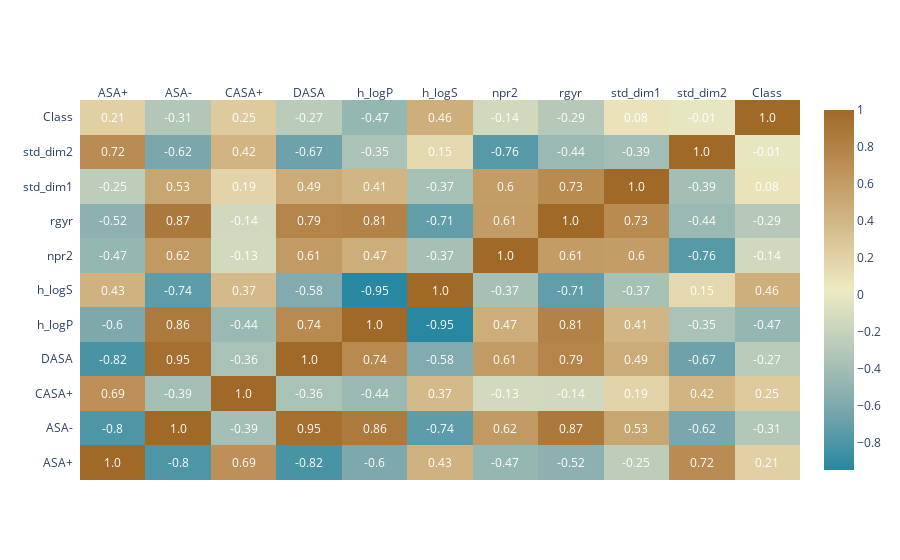

Notebook cell for this chart:
### Code cell
import plotly.figure_factory as ff

corrs = best_attr_data.corr()

figure = ff.create_annotated_heatmap(
    z=corrs.values,
    x=list(corrs.columns),
    y=list(corrs.index),
    colorscale='Earth',
    annotation_text=corrs.round(2).values,
    showscale=True, reversescale=True)

figure.show()

### Figure 1 — Plotly figure (JSON) as saved in the notebook; plotly's stock layout.template omitted (floating-point values rounded to 4 significant figures)
{"data": [{"colorscale": [[0, "rgb(161, 105, 40)"], [0.1667, "rgb(189, 146, 90)"], [0.3333, "rgb(214, 189, 141)"], [0.5, "rgb(237, 234, 194)"], [0.6667, "rgb(181, 200, 184)"], [0.8333, "rgb(121, 167, 172)"], [1, "rgb(40, 135, 161)"]], "reversescale": true, "showscale": true, "type": "heatmap", "x": ["ASA+", "ASA-", "CASA+", "DASA", "h_logP", "h_logS", "npr2", "rgyr", "std_dim1", "std_dim2", "Class"], "y": ["ASA+", "ASA-", "CASA+", "DASA", "h_logP", "h_logS", "npr2", "rgyr", "std_dim1", "std_dim2", "Class"], "z": [[1, -0.7988, 0.691, -0.818, -0.5981, 0.4337, -0.4691, -0.519, -0.2525, 0.7218, 0.2132], [-0.7988, 1, -0.3882, 0.9529, 0.8619, -0.7351, 0.6189, 0.8709, 0.5269, -0.619, -0.3097], [0.691, -0.3882, 1, -0.3601, -0.4427, 0.3732, -0.1277, -0.1431, 0.1864, 0.4199, 0.249], [-0.818, 0.9529, -0.3601, 1, 0.7394, -0.5805, 0.6136, 0.7851, 0.4888, -0.6691, -0.2722], [-0.5981, 0.8619, -0.4427, 0.7394, 1, -0.9459, 0.4678, 0.806, 0.4101, -0.3525, -0.4676], [0.4337, -0.7351, 0.3732, -0.5805, -0.9459, 1, -0.3744, -0.7121, -0.3698, 0.1496, 0.4566], [-0.4691, 0.6189, -0.1277, 0.6136, 0.4678, -0.3744, 1, 0.6075, 0.6016, -0.7578, -0.1372], [-0.519, 0.8709, -0.1431, 0.7851, 0.806, -0.7121, 0.6075, 1, 0.732, -0.4437, -0.2901], [-0.2525, 0.5269, 0.1864, 0.4888, 0.4101, -0.3698, 0.6016, 0.732, 1, -0.394, 0.07518], [0.7218, -0.619, 0.4199, -0.6691, -0.3525, 0.1496, -0.7578, -0.4437, -0.394, 1, -0.01299], [0.2132, -0.3097, 0.249, -0.2722, -0.4676, 0.4566, -0.1372, -0.2901, 0.07518, -0.01299, 1]]}], "layout": {"annotations": [{"font": {"color": "#FFFFFF"}, "showarrow": false, "text": "1.0", "x": "ASA+", "xref": "x", "y": "ASA+", "yref": "y"}, {"font": {"color": "#FFFFFF"}, "showarrow": false, "text": "-0.8", "x": "ASA-", "xref": "x", "y": "ASA+", "yref": "y"}, {"font": {"color": "#FFFFFF"}, "showarrow": false, "text": "0.69", "x": "CASA+", "xref": "x", "y": "ASA+", "yref": "y"}, {"font": {"color": "#FFFFFF"}, "showarrow": false, "text": "-0.82", "x": "DASA", "xref": "x", "y": "ASA+", "yref": "y"}, {"font": {"color": "#FFFFFF"}, "showarrow": false, "text": "-0.6", "x": "h_logP", "xref": "x", "y": "ASA+", "yref": "y"}, {"font": {"color": "#FFFFFF"}, "showarrow": false, "text": "0.43", "x": "h_logS", "xref": "x", "y": "ASA+", "yref": "y"}, {"font": {"color": "#FFFFFF"}, "showarrow": false, "text": "-0.47", "x": "npr2", "xref": "x", "y": "ASA+", "yref": "y"}, {"font": {"color": "#FFFFFF"}, "showarrow": false, "text": "-0.52", "x": "rgyr", "xref": "x", "y": "ASA+", "yref": "y"}, {"font": {"color": "#FFFFFF"}, "showarrow": false, "text": "-0.25", "x": "std_dim1", "xref": "x", "y": "ASA+", "yref": "y"}, {"font": {"color": "#FFFFFF"}, "showarrow": false, "text": "0.72", "x": "std_dim2", "xref": "x", "y": "ASA+", "yref": "y"}, {"font": {"color": "#FFFFFF"}, "showarrow": false, "text": "0.21", "x": "Class", "xref": "x", "y": "ASA+", "yref": "y"}, {"font": {"color": "#FFFFFF"}, "showarrow": false, "text": "-0.8", "x": "ASA+", "xref": "x", "y": "ASA-", "yref": "y"}, {"font": {"color": "#FFFFFF"}, "showarrow": false, "text": "1.0", "x": "ASA-", "xref": "x", "y": "ASA-", "yref": "y"}, {"font": {"color": "#FFFFFF"}, "showarrow": false, "text": "-0.39", "x": "CASA+", "xref": "x", "y": "ASA-", "yref": "y"}, {"font": {"color": "#FFFFFF"}, "showarrow": false, "text": "0.95", "x": "DASA", "xref": "x", "y": "ASA-", "yref": "y"}, {"font": {"color": "#FFFFFF"}, "showarrow": false, "text": "0.86", "x": "h_logP", "xref": "x", "y": "ASA-", "yref": "y"}, {"font": {"color": "#FFFFFF"}, "showarrow": false, "text": "-0.74", "x": "h_logS", "xref": "x", "y": "ASA-", "yref": "y"}, {"font": {"color": "#FFFFFF"}, "showarrow": false, "text": "0.62", "x": "npr2", "xref": "x", "y": "ASA-", "yref": "y"}, {"font": {"color": "#FFFFFF"}, "showarrow": false, "text": "0.87", "x": "rgyr", "xref": "x", "y": "ASA-", "yref": "y"}, {"font": {"color": "#FFFFFF"}, "showarrow": false, "text": "0.53", "x": "std_dim1", "xref": "x", "y": "ASA-", "yref": "y"}, {"font": {"color": "#FFFFFF"}, "showarrow": false, "text": "-0.62", "x": "std_dim2", "xref": "x", "y": "ASA-", "yref": "y"}, {"font": {"color": "#FFFFFF"}, "showarrow": false, "text": "-0.31", "x": "Class", "xref": "x", "y": "ASA-", "yref": "y"}, {"font": {"color": "#FFFFFF"}, "showarrow": false, "text": "0.69", "x": "ASA+", "xref": "x", "y": "CASA+", "yref": "y"}, {"font": {"color": "#FFFFFF"}, "showarrow": false, "text": "-0.39", "x": "ASA-", "xref": "x", "y": "CASA+", "yref": "y"}, {"font": {"color": "#FFFFFF"}, "showarrow": false, "text": "1.0", "x": "CASA+", "xref": "x", "y": "CASA+", "yref": "y"}, {"font": {"color": "#FFFFFF"}, "showarrow": false, "text": "-0.36", "x": "DASA", "xref": "x", "y": "CASA+", "yref": "y"}, {"font": {"color": "#FFFFFF"}, "showarrow": false, "text": "-0.44", "x": "h_logP", "xref": "x", "y": "CASA+", "yref": "y"}, {"font": {"color": "#FFFFFF"}, "showarrow": false, "text": "0.37", "x": "h_logS", "xref": "x", "y": "CASA+", "yref": "y"}, {"font": {"color": "#FFFFFF"}, "showarrow": false, "text": "-0.13", "x": "npr2", "xref": "x", "y": "CASA+", "yref": "y"}, {"font": {"color": "#FFFFFF"}, "showarrow": false, "text": "-0.14", "x": "rgyr", "xref": "x", "y": "CASA+", "yref": "y"}, {"font": {"color": "#FFFFFF"}, "showarrow": false, "text": "0.19", "x": "std_dim1", "xref": "x", "y": "CASA+", "yref": "y"}, {"font": {"color": "#FFFFFF"}, "showarrow": false, "text": "0.42", "x": "std_dim2", "xref": "x", "y": "CASA+", "yref": "y"}, {"font": {"color": "#FFFFFF"}, "showarrow": false, "text": "0.25", "x": "Class", "xref": "x", "y": "CASA+", "yref": "y"}, {"font": {"color": "#FFFFFF"}, "showarrow": false, "text": "-0.82", "x": "ASA+", "xref": "x", "y": "DASA", "yref": "y"}, {"font": {"color": "#FFFFFF"}, "showarrow": false, "text": "0.95", "x": "ASA-", "xref": "x", "y": "DASA", "yref": "y"}, {"font": {"color": "#FFFFFF"}, "showarrow": false, "text": "-0.36", "x": "CASA+", "xref": "x", "y": "DASA", "yref": "y"}, {"font": {"color": "#FFFFFF"}, "showarrow": false, "text": "1.0", "x": "DASA", "xref": "x", "y": "DASA", "yref": "y"}, {"font": {"color": "#FFFFFF"}, "showarrow": false, "text": "0.74", "x": "h_logP", "xref": "x", "y": "DASA", "yref": "y"}, {"font": {"color": "#FFFFFF"}, "showarrow": false, "text": "-0.58", "x": "h_logS", "xref": "x", "y": "DASA", "yref": "y"}, {"font": {"color": "#FFFFFF"}, "showarrow": false, "text": "0.61", "x": "npr2", "xref": "x", "y": "DASA", "yref": "y"}, {"font": {"color": "#FFFFFF"}, "showarrow": false, "text": "0.79", "x": "rgyr", "xref": "x", "y": "DASA", "yref": "y"}, {"font": {"color": "#FFFFFF"}, "showarrow": false, "text": "0.49", "x": "std_dim1", "xref": "x", "y": "DASA", "yref": "y"}, {"font": {"color": "#FFFFFF"}, "showarrow": false, "text": "-0.67", "x": "std_dim2", "xref": "x", "y": "DASA", "yref": "y"}, {"font": {"color": "#FFFFFF"}, "showarrow": false, "text": "-0.27", "x": "Class", "xref": "x", "y": "DASA", "yref": "y"}, {"font": {"color": "#FFFFFF"}, "showarrow": false, "text": "-0.6", "x": "ASA+", "xref": "x", "y": "h_logP", "yref": "y"}, {"font": {"color": "#FFFFFF"}, "showarrow": false, "text": "0.86", "x": "ASA-", "xref": "x", "y": "h_logP", "yref": "y"}, {"font": {"color": "#FFFFFF"}, "showarrow": false, "text": "-0.44", "x": "CASA+", "xref": "x", "y": "h_logP", "yref": "y"}, {"font": {"color": "#FFFFFF"}, "showarrow": false, "text": "0.74", "x": "DASA", "xref": "x", "y": "h_logP", "yref": "y"}, {"font": {"color": "#FFFFFF"}, "showarrow": false, "text": "1.0", "x": "h_logP", "xref": "x", "y": "h_logP", "yref": "y"}, {"font": {"color": "#FFFFFF"}, "showarrow": false, "text": "-0.95", "x": "h_logS", "xref": "x", "y": "h_logP", "yref": "y"}, {"font": {"color": "#FFFFFF"}, "showarrow": false, "text": "0.47", "x": "npr2", "xref": "x", "y": "h_logP", "yref": "y"}, {"font": {"color": "#FFFFFF"}, "showarrow": false, "text": "0.81", "x": "rgyr", "xref": "x", "y": "h_logP", "yref": "y"}, {"font": {"color": "#FFFFFF"}, "showarrow": false, "text": "0.41", "x": "std_dim1", "xref": "x", "y": "h_logP", "yref": "y"}, {"font": {"color": "#FFFFFF"}, "showarrow": false, "text": "-0.35", "x": "std_dim2", "xref": "x", "y": "h_logP", "yref": "y"}, {"font": {"color": "#FFFFFF"}, "showarrow": false, "text": "-0.47", "x": "Class", "xref": "x", "y": "h_logP", "yref": "y"}, {"font": {"color": "#FFFFFF"}, "showarrow": false, "text": "0.43", "x": "ASA+", "xref": "x", "y": "h_logS", "yref": "y"}, {"font": {"color": "#FFFFFF"}, "showarrow": false, "text": "-0.74", "x": "ASA-", "xref": "x", "y": "h_logS", "yref": "y"}, {"font": {"color": "#FFFFFF"}, "showarrow": false, "text": "0.37", "x": "CASA+", "xref": "x", "y": "h_logS", "yref": "y"}, {"font": {"color": "#FFFFFF"}, "showarrow": false, "text": "-0.58", "x": "DASA", "xref": "x", "y": "h_logS", "yref": "y"}, {"font": {"color": "#FFFFFF"}, "showarrow": false, "text": "-0.95", "x": "h_logP", "xref": "x", "y": "h_logS", "yref": "y"}, {"font": {"color": "#FFFFFF"}, "showarrow": false, "text": "1.0", "x": "h_logS", "xref": "x", "y": "h_logS", "yref": "y"}, {"font": {"color": "#FFFFFF"}, "showarrow": false, "text": "-0.37", "x": "npr2", "xref": "x", "y": "h_logS", "yref": "y"}, {"font": {"color": "#FFFFFF"}, "showarrow": false, "text": "-0.71", "x": "rgyr", "xref": "x", "y": "h_logS", "yref": "y"}, {"font": {"color": "#FFFFFF"}, "showarrow": false, "text": "-0.37", "x": "std_dim1", "xref": "x", "y": "h_logS", "yref": "y"}, {"font": {"color": "#FFFFFF"}, "showarrow": false, "text": "0.15", "x": "std_dim2", "xref": "x", "y": "h_logS", "yref": "y"}, {"font": {"color": "#FFFFFF"}, "showarrow": false, "text": "0.46", "x": "Class", "xref": "x", "y": "h_logS", "yref": "y"}, {"font": {"color": "#FFFFFF"}, "showarrow": false, "text": "-0.47", "x": "ASA+", "xref": "x", "y": "npr2", "yref": "y"}, {"font": {"color": "#FFFFFF"}, "showarrow": false, "text": "0.62", "x": "ASA-", "xref": "x", "y": "npr2", "yref": "y"}, {"font": {"color": "#FFFFFF"}, "showarrow": false, "text": "-0.13", "x": "CASA+", "xref": "x", "y": "npr2", "yref": "y"}, {"font": {"color": "#FFFFFF"}, "showarrow": false, "text": "0.61", "x": "DASA", "xref": "x", "y": "npr2", "yref": "y"}, {"font": {"color": "#FFFFFF"}, "showarrow": false, "text": "0.47", "x": "h_logP", "xref": "x", "y": "npr2", "yref": "y"}, {"font": {"color": "#FFFFFF"}, "showarrow": false, "text": "-0.37", "x": "h_logS", "xref": "x", "y": "npr2", "yref": "y"}, {"font": {"color": "#FFFFFF"}, "showarrow": false, "text": "1.0", "x": "npr2", "xref": "x", "y": "npr2", "yref": "y"}, {"font": {"color": "#FFFFFF"}, "showarrow": false, "text": "0.61", "x": "rgyr", "xref": "x", "y": "npr2", "yref": "y"}, {"font": {"color": "#FFFFFF"}, "showarrow": false, "text": "0.6", "x": "std_dim1", "xref": "x", "y": "npr2", "yref": "y"}, {"font": {"color": "#FFFFFF"}, "showarrow": false, "text": "-0.76", "x": "std_dim2", "xref": "x", "y": "npr2", "yref": "y"}, {"font": {"color": "#FFFFFF"}, "showarrow": false, "text": "-0.14", "x": "Class", "xref": "x", "y": "npr2", "yref": "y"}, {"font": {"color": "#FFFFFF"}, "showarrow": false, "text": "-0.52", "x": "ASA+", "xref": "x", "y": "rgyr", "yref": "y"}, {"font": {"color": "#FFFFFF"}, "showarrow": false, "text": "0.87", "x": "ASA-", "xref": "x", "y": "rgyr", "yref": "y"}, {"font": {"color": "#FFFFFF"}, "showarrow": false, "text": "-0.14", "x": "CASA+", "xref": "x", "y": "rgyr", "yref": "y"}, {"font": {"color": "#FFFFFF"}, "showarrow": false, "text": "0.79", "x": "DASA", "xref": "x", "y": "rgyr", "yref": "y"}, {"font": {"color": "#FFFFFF"}, "showarrow": false, "text": "0.81", "x": "h_logP", "xref": "x", "y": "rgyr", "yref": "y"}, {"font": {"color": "#FFFFFF"}, "showarrow": false, "text": "-0.71", "x": "h_logS", "xref": "x", "y": "rgyr", "yref": "y"}, {"font": {"color": "#FFFFFF"}, "showarrow": false, "text": "0.61", "x": "npr2", "xref": "x", "y": "rgyr", "yref": "y"}, {"font": {"color": "#FFFFFF"}, "showarrow": false, "text": "1.0", "x": "rgyr", "xref": "x", "y": "rgyr", "yref": "y"}, {"font": {"color": "#FFFFFF"}, "showarrow": false, "text": "0.73", "x": "std_dim1", "xref": "x", "y": "rgyr", "yref": "y"}, {"font": {"color": "#FFFFFF"}, "showarrow": false, "text": "-0.44", "x": "std_dim2", "xref": "x", "y": "rgyr", "yref": "y"}, {"font": {"color": "#FFFFFF"}, "showarrow": false, "text": "-0.29", "x": "Class", "xref": "x", "y": "rgyr", "yref": "y"}, {"font": {"color": "#FFFFFF"}, "showarrow": false, "text": "-0.25", "x": "ASA+", "xref": "x", "y": "std_dim1", "yref": "y"}, {"font": {"color": "#FFFFFF"}, "showarrow": false, "text": "0.53", "x": "ASA-", "xref": "x", "y": "std_dim1", "yref": "y"}, {"font": {"color": "#FFFFFF"}, "showarrow": false, "text": "0.19", "x": "CASA+", "xref": "x", "y": "std_dim1", "yref": "y"}, {"font": {"color": "#FFFFFF"}, "showarrow": false, "text": "0.49", "x": "DASA", "xref": "x", "y": "std_dim1", "yref": "y"}, {"font": {"color": "#FFFFFF"}, "showarrow": false, "text": "0.41", "x": "h_logP", "xref": "x", "y": "std_dim1", "yref": "y"}, {"font": {"color": "#FFFFFF"}, "showarrow": false, "text": "-0.37", "x": "h_logS", "xref": "x", "y": "std_dim1", "yref": "y"}, {"font": {"color": "#FFFFFF"}, "showarrow": false, "text": "0.6", "x": "npr2", "xref": "x", "y": "std_dim1", "yref": "y"}, {"font": {"color": "#FFFFFF"}, "showarrow": false, "text": "0.73", "x": "rgyr", "xref": "x", "y": "std_dim1", "yref": "y"}, {"font": {"color": "#FFFFFF"}, "showarrow": false, "text": "1.0", "x": "std_dim1", "xref": "x", "y": "std_dim1", "yref": "y"}, {"font": {"color": "#FFFFFF"}, "showarrow": false, "text": "-0.39", "x": "std_dim2", "xref": "x", "y": "std_dim1", "yref": "y"}, {"font": {"color": "#FFFFFF"}, "showarrow": false, "text": "0.08", "x": "Class", "xref": "x", "y": "std_dim1", "yref": "y"}, {"font": {"color": "#FFFFFF"}, "showarrow": false, "text": "0.72", "x": "ASA+", "xref": "x", "y": "std_dim2", "yref": "y"}, {"font": {"color": "#FFFFFF"}, "showarrow": false, "text": "-0.62", "x": "ASA-", "xref": "x", "y": "std_dim2", "yref": "y"}, {"font": {"color": "#FFFFFF"}, "showarrow": false, "text": "0.42", "x": "CASA+", "xref": "x", "y": "std_dim2", "yref": "y"}, {"font": {"color": "#FFFFFF"}, "showarrow": false, "text": "-0.67", "x": "DASA", "xref": "x", "y": "std_dim2", "yref": "y"}, {"font": {"color": "#FFFFFF"}, "showarrow": false, "text": "-0.35", "x": "h_logP", "xref": "x", "y": "std_dim2", "yref": "y"}, {"font": {"color": "#FFFFFF"}, "showarrow": false, "text": "0.15", "x": "h_logS", "xref": "x", "y": "std_dim2", "yref": "y"}, {"font": {"color": "#FFFFFF"}, "showarrow": false, "text": "-0.76", "x": "npr2", "xref": "x", "y": "std_dim2", "yref": "y"}, {"font": {"color": "#FFFFFF"}, "showarrow": false, "text": "-0.44", "x": "rgyr", "xref": "x", "y": "std_dim2", "yref": "y"}, {"font": {"color": "#FFFFFF"}, "showarrow": false, "text": "-0.39", "x": "std_dim1", "xref": "x", "y": "std_dim2", "yref": "y"}, {"font": {"color": "#FFFFFF"}, "showarrow": false, "text": "1.0", "x": "std_dim2", "xref": "x", "y": "std_dim2", "yref": "y"}, {"font": {"color": "#FFFFFF"}, "showarrow": false, "text": "-0.01", "x": "Class", "xref": "x", "y": "std_dim2", "yref": "y"}, {"font": {"color": "#FFFFFF"}, "showarrow": false, "text": "0.21", "x": "ASA+", "xref": "x", "y": "Class", "yref": "y"}, {"font": {"color": "#FFFFFF"}, "showarrow": false, "text": "-0.31", "x": "ASA-", "xref": "x", "y": "Class", "yref": "y"}, {"font": {"color": "#FFFFFF"}, "showarrow": false, "text": "0.25", "x": "CASA+", "xref": "x", "y": "Class", "yref": "y"}, {"font": {"color": "#FFFFFF"}, "showarrow": false, "text": "-0.27", "x": "DASA", "xref": "x", "y": "Class", "yref": "y"}, {"font": {"color": "#FFFFFF"}, "showarrow": false, "text": "-0.47", "x": "h_logP", "xref": "x", "y": "Class", "yref": "y"}, {"font": {"color": "#FFFFFF"}, "showarrow": false, "text": "0.46", "x": "h_logS", "xref": "x", "y": "Class", "yref": "y"}, {"font": {"color": "#FFFFFF"}, "showarrow": false, "text": "-0.14", "x": "npr2", "xref": "x", "y": "Class", "yref": "y"}, {"font": {"color": "#FFFFFF"}, "showarrow": false, "text": "-0.29", "x": "rgyr", "xref": "x", "y": "Class", "yref": "y"}, {"font": {"color": "#FFFFFF"}, "showarrow": false, "text": "0.08", "x": "std_dim1", "xref": "x", "y": "Class", "yref": "y"}, {"font": {"color": "#FFFFFF"}, "showarrow": false, "text": "-0.01", "x": "std_dim2", "xref": "x", "y": "Class", "yref": "y"}, {"font": {"color": "#FFFFFF"}, "showarrow": false, "text": "1.0", "x": "Class", "xref": "x", "y": "Class", "yref": "y"}], "xaxis": {"dtick": 1, "gridcolor": "rgb(0, 0, 0)", "side": "top", "ticks": ""}, "yaxis": {"dtick": 1, "ticks": "", "ticksuffix": "  "}}}
